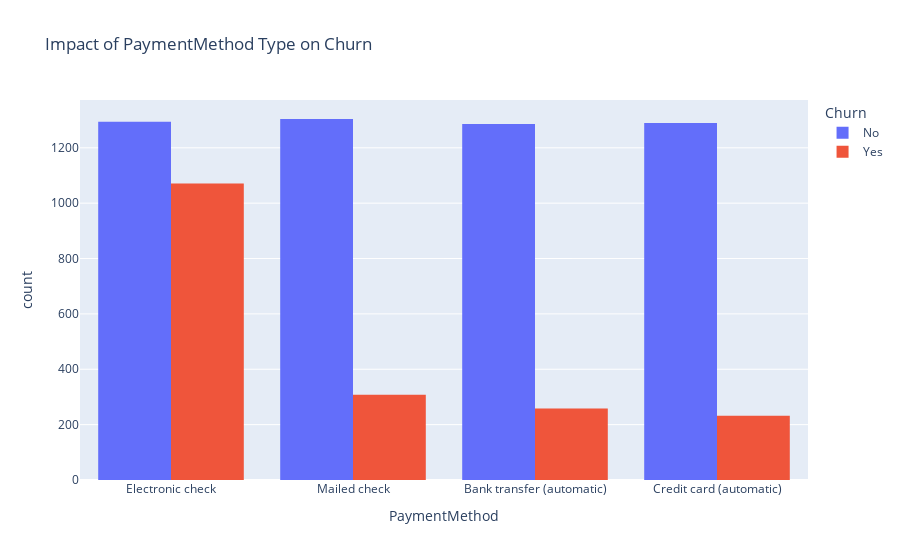

Notebook code for this chart:
### Code cell
# Impact of Payment Method Type on Churn
fig = px.histogram(churn_pd_df, x="PaymentMethod", color="Churn", barmode='group', title = 'Impact of PaymentMethod Type on Churn') 
fig.show()

### Figure 1 — Plotly figure (JSON) as saved in the notebook; plotly's stock layout.template omitted (floating-point values rounded to 4 significant figures; data arrays with more than 128 entries replaced by an {"elided": "..."} marker saying what was removed)
{"data": [{"alignmentgroup": "True", "bingroup": "x", "hovertemplate": "Churn=No<br>PaymentMethod=%{x}<br>count=%{y}<extra></extra>", "legendgroup": "No", "marker": {"color": "#636efa"}, "name": "No", "offsetgroup": "No", "orientation": "v", "showlegend": true, "type": "histogram", "x": {"elided": "5174 str values"}, "xaxis": "x", "yaxis": "y"}, {"alignmentgroup": "True", "bingroup": "x", "hovertemplate": "Churn=Yes<br>PaymentMethod=%{x}<br>count=%{y}<extra></extra>", "legendgroup": "Yes", "marker": {"color": "#EF553B"}, "name": "Yes", "offsetgroup": "Yes", "orientation": "v", "showlegend": true, "type": "histogram", "x": {"elided": "1869 str values"}, "xaxis": "x", "yaxis": "y"}], "layout": {"barmode": "group", "legend": {"title": {"text": "Churn"}, "tracegroupgap": 0}, "title": {"text": "Impact of PaymentMethod Type on Churn"}, "xaxis": {"anchor": "y", "domain": [0, 1], "title": {"text": "PaymentMethod"}}, "yaxis": {"anchor": "x", "domain": [0, 1], "title": {"text": "count"}}}}
